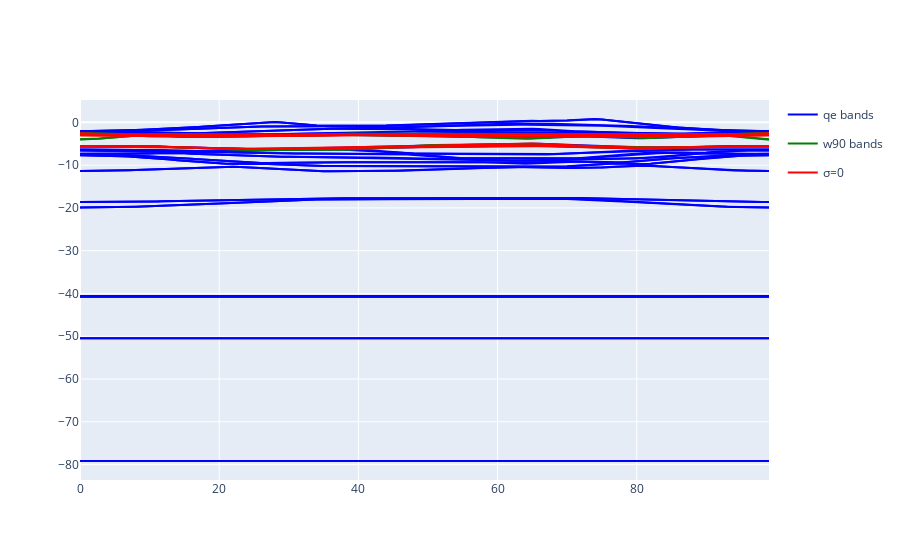

Notebook source saved alongside this figure:
### Code cell
wse2.band_plot.fig = go.Figure()
wse2.extract_qe_bands()
wse2.extract_w90_bands()
wse2.extract_H([(0, 0)]+NN +NNN+NNNN)
#wse2.extract_H(NN)
wse2.band_plot.fig
